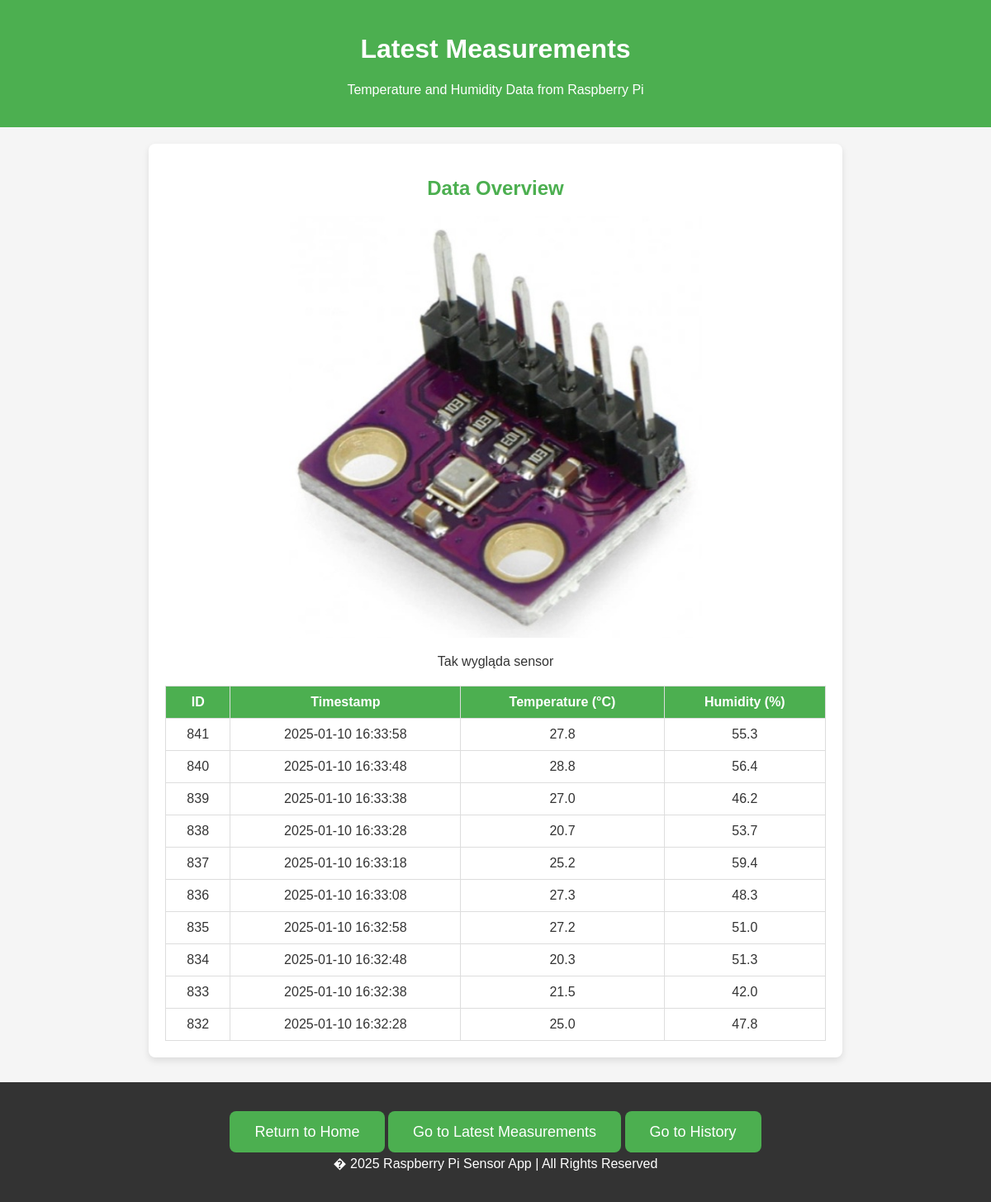
The app's page /measurements_page with its own data.
### tables this page shows
CREATE TABLE weather_control (
            id INTEGER PRIMARY KEY AUTOINCREMENT,
            timestamp DATETIME DEFAULT CURRENT_TIMESTAMP,
            temperature REAL,
            humidity REAL
        );

### app.py (the view)
@app.route('/measurements_page')
def measurements_page():
    conn = sqlite3.connect(db_path)
    cursor = conn.cursor()
    cursor.execute("""SELECT * FROM weather_control
                   ORDER BY timestamp DESC LIMIT 10""")
    measurements = cursor.fetchall()
    conn.close()
    return render_template('measurements.html', measurements=measurements)

### templates/measurements.html (shortened to what this page needs)
<!DOCTYPE html>
<html lang="en">
<head>
    <link rel="stylesheet" href="static/css/index.css">
</head>
<body>
    <header>
        <h1 class="welcome-msg">Latest Measurements</h1>
        <p>Temperature and Humidity Data from Raspberry Pi</p>
    </header>
    <div class="container">
        <h2>Data Overview</h2>
        <div class="image-container">
            <img src="static/images/weather.jpg" alt="Weather detector" class="resized-image">
            <p>Tak wygląda sensor</p>
        </div>
        <table>
            <thead>
                <tr>
                    <th>ID</th>
                    <th>Timestamp</th>
                    <th>Temperature (&deg;C)</th>
                    <th>Humidity (%)</th>
                </tr>
            </thead>
            <tbody>
                {% for measurement in measurements %}
                    <tr>
                        <td>{{ measurement[0] }}</td>
                        <td>{{ measurement[1] }}</td>
                        <td>{{ measurement[2] }}</td>
                        <td>{{ measurement[3] }}</td>
                    </tr>
                {% endfor %}
            </tbody>
        </table>
    </div>
    <footer>
        <div class="cta">
            <a href="/" class="button">Return to Home</a>
            <a href="/measurements_page" class="button">Go to Latest Measurements</a>
            <a href="/history_page" class="button">Go to History</a>
        </div>
        <p>� 2025 Raspberry Pi Sensor App | All Rights Reserved</p>
    </footer>
</body>
</html>

### static/css/index.css (style rules this page uses)
body { font-family: Arial, sans-serif; margin: 0; padding: 0; background: #f5f5f5; color: #333; }
header { background: #4CAF50; color: white; padding: 20px 0; text-align: center; }
h1, h2 { color: #4CAF50; text-align: center; }
table { width: 100%; border-collapse: collapse; margin-top: 20px; }
table, th, td { border: 1px solid #ddd; }
th, td { padding: 10px; text-align: center; }
th { background: #4CAF50; color: white; }
.cta { text-align: center; margin-top: 30px; }
.cta a { background: #4CAF50; color: white; text-decoration: none; padding: 15px 30px; border-radius: 8px; font-size: 18px; }
.welcome-msg { color: white; font-size: 2rem; font-weight: bold; }
.container { max-width: 800px; margin: 20px auto; padding: 20px; background: white; border-radius: 8px; box-shadow: 0 4px 8px rgba(0, 0, 0, 0.1); }
footer { text-align: center; padding: 20px 0; background: #333; color: white; margin-top: 30px; }
.image-container { text-align: center; }
.resized-image { width: 100%; max-width: 500px; height: auto; }

### records on screen
weather_control: id "841", timestamp "2025-01-10 16:33:58", temperature "27.8", humidity "55.3"
weather_control: id "840", timestamp "2025-01-10 16:33:48", temperature "28.8", humidity "56.4"
weather_control: id "839", timestamp "2025-01-10 16:33:38", temperature "27.0", humidity "46.2"
weather_control: id "838", timestamp "2025-01-10 16:33:28", temperature "20.7", humidity "53.7"
weather_control: id "837", timestamp "2025-01-10 16:33:18", temperature "25.2", humidity "59.4"
weather_control: id "836", timestamp "2025-01-10 16:33:08", temperature "27.3", humidity "48.3"
weather_control: id "835", timestamp "2025-01-10 16:32:58", temperature "27.2", humidity "51.0"
weather_control: id "834", timestamp "2025-01-10 16:32:48", temperature "20.3", humidity "51.3"
weather_control: id "833", timestamp "2025-01-10 16:32:38", temperature "21.5", humidity "42.0"
weather_control: id "832", timestamp "2025-01-10 16:32:28", temperature "25.0", humidity "47.8"
